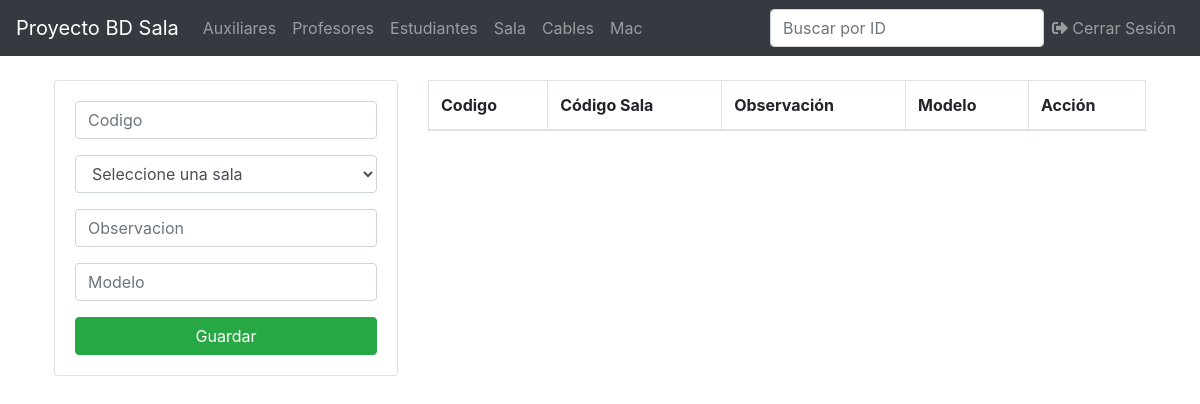
The page /mac.php (signed in) on the database as committed earlier.
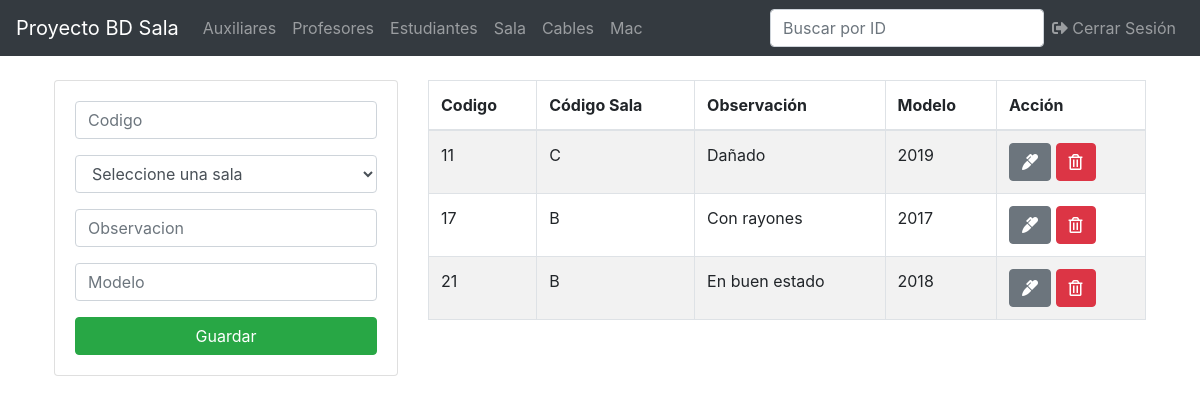
The same page on the database as committed later.
### tables this page shows
CREATE TABLE `mac` (
  `modelo` varchar(50) DEFAULT NULL,
  `codigo` varchar(30) NOT NULL,
  `sala_codigo` varchar(20) DEFAULT NULL
);

CREATE TABLE `implemento` (
  `observacion` varchar(500) DEFAULT NULL,
  `codigo` varchar(30) NOT NULL
);

### mac.php (the view, shortened to what this page needs)
<?php
include('ProyectoBasesDeDatos/db.php');
include('ProyectoBasesDeDatos/includes/header.php');
?>
<main class="container p-4">
  <div class="row">
    <div class="col-md-4">
      <div class="card card-body">
        <form action="save.php" method="POST">
          <div class="form-group">
            <input type="text" name="codigo" class="form-control" placeholder="Codigo" autofocus>
          </div>
          <div class="form-group">
            <select id="sala_codigo" name="sala_codigo" class="form-control" >
              <option value="#">Seleccione una sala</option>
            </select>
          </div>
          <div class="form-group">
            <input type="text" name="observacion" class="form-control" placeholder="Observacion" autofocus>
          </div>
          <div class="form-group">
            <input type="text" name="modelo" class="form-control" placeholder="Modelo" autofocus>
          </div>
          <input type="submit" name="save_mac" class="btn btn-success btn-block" value="Guardar">
        </form>
      </div>
    </div>
    <div class="col-md-8">
      <table class="table table-bordered table-striped" id="myTable">
        <thead>
          <tr>
            <th>Codigo</th>
            <th>Código Sala</th>
            <th>Observación</th>
            <th>Modelo</th>
            <th>Acción</th>
          </tr>
        </thead>
        <tbody>
          <?php
          $query = "SELECT * FROM mac mac, implemento im WHERE mac.codigo=im.codigo";
          $result_mac = mysqli_query($conn, $query);
          while($row = mysqli_fetch_assoc($result_mac)) { ?>
          <tr>
            <td><?php echo $row['codigo']; ?></td>
            <td><?php echo $row['sala_codigo']; ?></td>
            <td><?php echo $row['observacion']; ?></td>
            <td><?php echo $row['modelo']; ?></td>
            <td>
              <a href="edit.php?codigo=<?php echo $row['codigo']?> & entidad=<?php echo 'mac'?>" class="btn btn-secondary">
                <i class="fas fa-marker"></i>
              </a>
              <a href="delete.php?codigo=<?php echo $row['codigo'] ?>& entidad=<?php echo 'mac'?>" class="btn btn-danger">
                <i class="far fa-trash-alt"></i>
              </a>
            </td>
          </tr>
          <?php } ?>
        </tbody>
      </table>
    </div>
  </div>
<?php include('includes/footer.php'); ?>

### includes/header.php (shortened to what this page needs)
<!DOCTYPE html>
<html lang="en">
  <head>
    <link rel="stylesheet" href="https://stackpath.bootstrapcdn.com/bootstrap/4.3.1/css/bootstrap.min.css">
    <link rel="stylesheet" href="https://use.fontawesome.com/releases/v5.6.3/css/all.css">
  </head>
  <nav class="navbar navbar-expand-lg navbar-dark bg-dark" >
    <a class="navbar-brand" href="#">Proyecto BD Sala</a>
    <div class="collapse navbar-collapse" id="navbarText">
      <ul class="navbar-nav mr-auto">
        <li class="nav-item">
          <a class="nav-link" href="/ProyectoBasesDeDatos/auxiliar.php">Auxiliares</a>
        </li>
        <a class="nav-link" href="/ProyectoBasesDeDatos/profesor.php">Profesores</a>
        <li class="nav-item">
          <a class="nav-link" href="/ProyectoBasesDeDatos/estudiante.php">Estudiantes</a>
        </li>
        <li class="nav-item">
          <a class="nav-link" href="/ProyectoBasesDeDatos/sala.php">Sala</a>
        </li>
          <a class="nav-link" href="/ProyectoBasesDeDatos/cable_red.php">Cables</a>
          <a class="nav-link" href="/ProyectoBasesDeDatos/mac.php">Mac</a>
      </ul>
      <ul class="navbar-nav">
        <form class="form-inline">
          <input class="form-control" type="text" id="myInput" onkeyup="myFunction()" placeholder="Buscar por ID" aria-label="Search" id="myInput">
        </form>
      </ul>
      <ul class="nav navbar-nav navbar-right">
        <li>
          <a href="/ProyectoBasesDeDatos/login/logout.php" class="nav-link">
          <i class="fas fa-sign-out-alt"></i> Cerrar Sesión
          </a>
        </li>
      </ul>
    </div>
  </nav>

### includes/footer.php (shortened to what this page needs)
</body>
</html>

Rows that differ between the two databases and show on the page:
added mac: codigo.codigo "11", sala_codigo "C", codigo.observacion "Dañado", modelo "2019"
added mac: codigo.codigo "17", sala_codigo "B", codigo.observacion "Con rayones", modelo "2017"
added mac: codigo.codigo "21", sala_codigo "B", codigo.observacion "En buen estado", modelo "2018"
